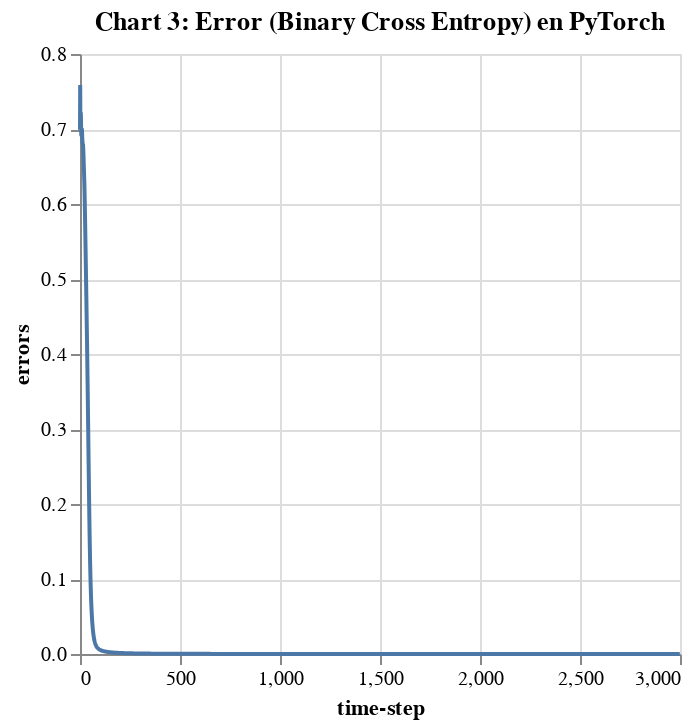

Notebook cell for this chart:
### Code cell
X = np.array([[0, 0, 1, 1],
              [0, 1, 0, 1]]).T  
y = np.array([[0, 1, 1, 0]]).T  

X_tensor = torch.tensor(X, dtype=torch.float32)
y_tensor = torch.tensor(y, dtype=torch.float32)

class SimpleNet(nn.Module):
    def __init__(self):
        super(SimpleNet, self).__init__()
        self.fc1 = nn.Linear(2, 16)
        self.fc2 = nn.Linear(16, 1)
        self.sigmoid = nn.Sigmoid()

    def forward(self, x):
        x = self.sigmoid(self.fc1(x))  
        x = self.sigmoid(self.fc2(x))  
        return x

model = SimpleNet()

criterion = nn.BCELoss()

optimizer = optim.Adam(model.parameters(), lr=0.1)

errors = []  
epochs = 3000 

for epoch in range(epochs):
    model.train()  
    optimizer.zero_grad()  

    outputs = model(X_tensor)  
    loss = criterion(outputs, y_tensor)  
    loss.backward()  
    optimizer.step()  

    errors.append(loss.item())  

with torch.no_grad():  
    y_pred = model(X_tensor)
    predictions = (y_pred >= 0.5).float() 
    accuracy = (predictions == y_tensor).float().mean().item() * 100
    print('Multi-layer perceptron accuracy (PyTorch + BCE): %.2f%%' % accuracy)


alt.data_transformers.disable_max_rows()
df2 = pd.DataFrame({"errors": errors, "time-step": np.arange(epochs)})
alt.Chart(df2).mark_line().encode(
    x="time-step",
    y="errors"
).properties(title='Error (Binary Cross Entropy) en PyTorch')

### Figure 1 — Vega-Lite specification as saved in the notebook (floating-point values rounded to 4 significant figures; data arrays with more than 128 entries replaced by an {"elided": "..."} marker saying what was removed)
{"config": {"view": {"continuousWidth": 300, "continuousHeight": 300}}, "data": {"name": "data-c0a23c7c4dc3d1ad24280b2b605b6911"}, "mark": {"type": "line"}, "encoding": {"x": {"field": "time-step", "type": "quantitative"}, "y": {"field": "errors", "type": "quantitative"}}, "title": "Chart 3: Error (Binary Cross Entropy) en PyTorch", "$schema": "https://vega.github.io/schema/vega-lite/v5.20.1.json", "datasets": {"data-c0a23c7c4dc3d1ad24280b2b605b6911": {"elided": "3000 records"}}}
